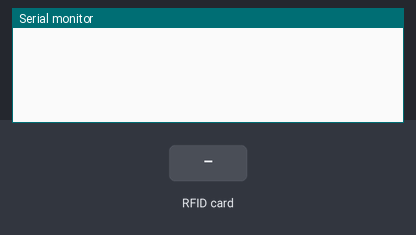
Bench run of a sketch on a simulated Arduino Uno, built with avr-gcc and run on an emulated ATmega328P. On the bench: the last lines printed to the serial monitor. The inputs (shaded band) are chosen by the test bench.

Above: at 1.2 s.
1.3 s: RFID card 6C 9F 45 4A held to the reader
At 2.5 s:
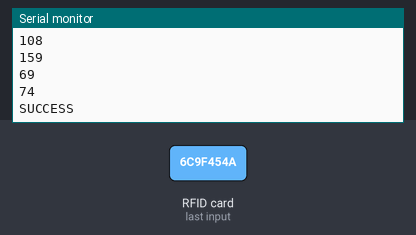
2.8 s: RFID card 5E 7A 19 C4 held to the reader
At 3.7 s:
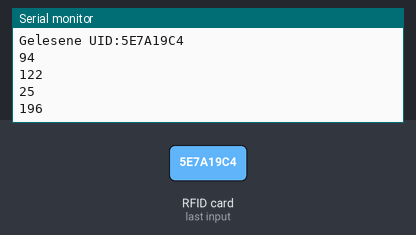
Timing chart, 0 to 5.8 s (numbered marks = the images above; inputs shaded):
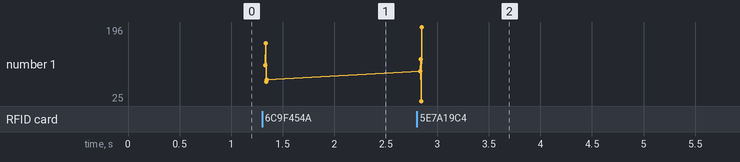

The sketch:

RFID_TEST.ino
```cpp
/*
 * Typical pin layout used:
 * -----------------------------------------------------------------------------------------
 *             MFRC522      Arduino       Arduino   Arduino    Arduino          Arduino
 *             Reader/PCD   Uno/101       Mega      Nano v3    Leonardo/Micro   Pro Micro
 * Signal      Pin          Pin           Pin       Pin        Pin              Pin
 * -----------------------------------------------------------------------------------------
 * RST/Reset   RST          9             5         D9         RESET/ICSP-5     RST
 * SPI SS      SDA(SS)      10            53        D10        10               10
 * SPI MOSI    MOSI         11 / ICSP-4   51        D11        ICSP-4           16
 * SPI MISO    MISO         12 / ICSP-1   50        D12        ICSP-1           14
 * SPI SCK     SCK          13 / ICSP-3   52        D13        ICSP-3           15
 */

#include <SPI.h>
#include <MFRC522.h>

#define RST_PIN   9     // SPI Reset Pin
#define SS_PIN    10    // SPI Slave Select Pin
#define Lukas "6C 9F 45 4A"


byte readCard[4];
byte lukas[11] = "6C9F 45 4A";

int lukas2[11] = {108, 159, 69, 74};


MFRC522 mfrc522(SS_PIN, RST_PIN);   // Instanz des MFRC522 erzeugen


void setup() {
  // Diese Funktion wird einmalig beim Start ausgeführt
  Serial.begin(9600);  // Serielle Kommunikation mit dem PC initialisieren
  SPI.begin();         // Initialisiere SPI Kommunikation
  mfrc522.PCD_Init();  // Initialisiere MFRC522 Lesemodul


}

void loop() {
  // Diese Funktion wird in Endlosschleife ausgeführt

  // Nur wenn eine Karte gefunden wird und gelesen werden konnte, wird der Inhalt von IF ausgeführt
  // PICC = proximity integrated circuit card = kontaktlose Chipkarte


  if (mfrc522.PICC_IsNewCardPresent() && mfrc522.PICC_ReadCardSerial() ) {
    Serial.print("Gelesene UID:");
    for (byte i = 0; i < mfrc522.uid.size; i++) {
      // Abstand zwischen HEX-Zahlen und führende Null bei Byte < 16
      //Serial.print(mfrc522.uid.uidByte[i] < 0x10 ); //? " 0" : " ");
      readCard[i] = mfrc522.uid.uidByte[i];
      Serial.print(readCard[i], HEX);
      //Serial.print(mfrc522.uid.uidByte[i], HEX);
    }
    Serial.println();

    for (int i = 0; i < 4; i++) {
      Serial.println(readCard[i]);
    }

    if (readCard[0] == lukas2[0] &&
    readCard[1] == lukas2[1] &&
    readCard[2] == lukas2[2]) {
    Serial.println(F("SUCCESS"));
    }

    // Versetzt die gelesene Karte in einen Ruhemodus, um nach anderen Karten suchen zu können.
    mfrc522.PICC_HaltA();
    delay(1000);
  }


}


int pushIntoArray(int array[], int size){
  int index = 0;
  int newArray[100];

  for (int i= 0; i<= size; i++){
    Serial.print(i);
  }
}
```

Measured:
- after the input at 1.3 s, the serial monitor: prints a new line at once (image 1)
- after the input at 2.8 s, the serial monitor: prints a new line at once (image 2)
- plotted number 1: 74 → 196 after the input at 2.8 s
